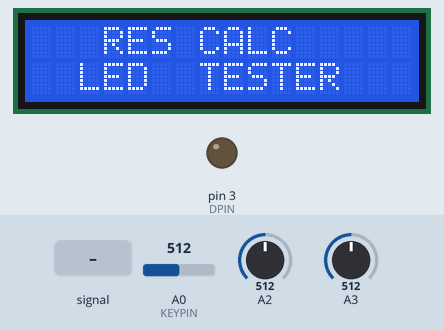
Simulated run of this sketch. Board: Arduino Uno, built with avr-gcc and run on an emulated ATmega328P. Parts: 16×2 character LCD, output pins drawn as LEDs (lit = HIGH). Inputs (shaded band) come from the test bench; at power-on: A3 = 512, A0 (KEYPIN) = 512, A2 = 512. What the sketch prints to the serial monitor is not drawn.

Above: at 1.9 s.
At 4.4 s:
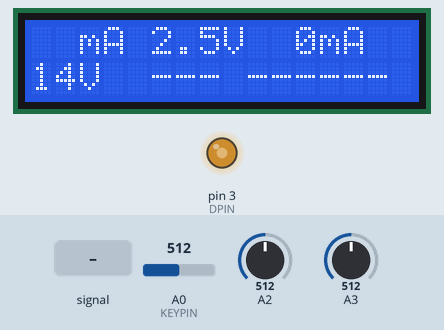
4.5 s: A2 fed a 200 Hz sine of ±81 counts around its level
At 6.14 s:
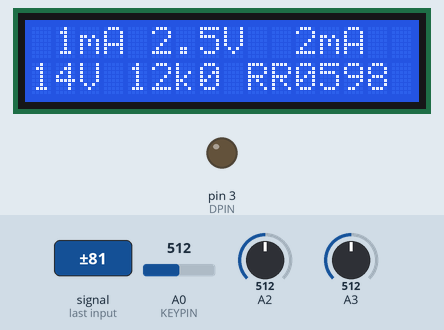
7.5 s: A3 set to 716
At 9.9 s:
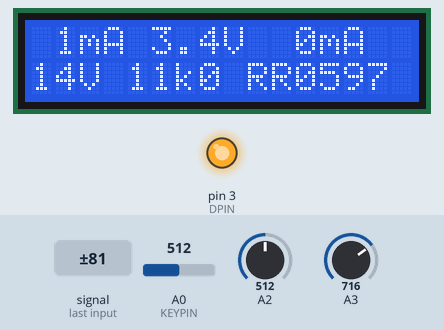
10.2 s: A0 (KEYPIN) set to 397
11.9 s: A0 (KEYPIN) set to 370
At 12.7 s:
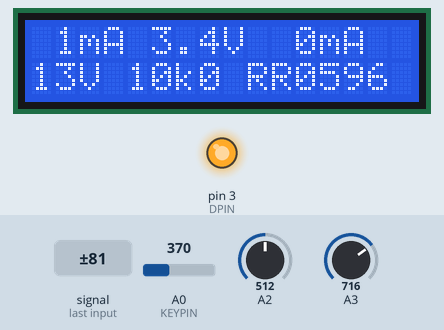
14.9 s: A2 set to 707
17.9 s: A2 set to 721
At 20.2 s:
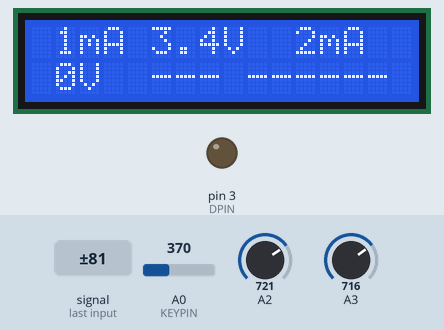
Timing chart, 0 to 20.8 s (numbered marks = the images above; inputs shaded):
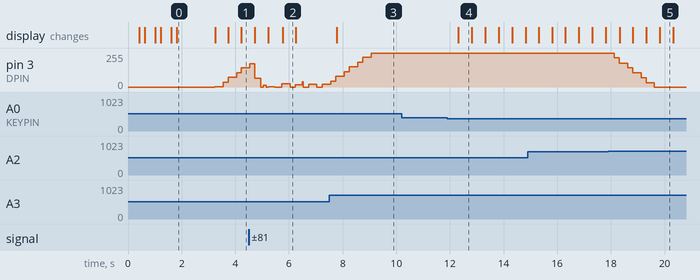

The sketch:

arduino-led-tester.ino
```cpp
/*
  Arduino LED Tester + Resistor Calculator
  =========================================
  DPIN--39R--+--10R---TESTLED---GND
             |      |         |
            470u    ATOP     ABOT
             |
            GND

  Measures LED characteristics by charging up the cap to deliver target current and find forward voltage.
  From target current, we can calculate R to be used with a design supply voltage and a matching part number.*/

#include <Wire.h>
#include <LiquidCrystal_I2C.h>

// ---- Timing intervals ----
#define LCDINT  500   // LCD update interval in ms
#define KEYINT  200   // Key check interval in ms

// ---- Button pin and constants ----
#define KEYPIN    A0
#define btnRIGHT  6
#define btnUP     5
#define btnDOWN   4
#define btnLEFT   3
#define btnSELECT 2
#define btnNONE   (-1)

// ---- Test interface pins ----
#define ATOP  A2    // Analog pin at top of sense resistor
#define ABOT  A3    // Analog pin at bottom of sense resistor (across LED)
#define DPIN  3     // PWM output pin for current driver
#define OSAMP 16    // Oversampling count for ADC averaging

// ---- LCD setup ----
LiquidCrystal_I2C lcd(0x27, 16, 2);  // I2C address 0x27, 16 cols, 2 rows

// ---- Global variables ----
long itest = 10;    // Target test current in mA
long vset  = 14000; // Target supply voltage in mV
long vled, vrr, irr, pset; // LED voltage, sense resistor voltage, current, power dissipation
long irf   = 0;     // Raw current reading before PWM correction

long lastlcd = 0;   // Timestamp of last LCD update
long lastkey = 0;   // Timestamp of last key check
int  lcdflash = 0;  // LCD flashing phase toggle

long pdes   = 0;    // Power desired (unused, kept for compatibility)
long rval   = 0;    // Calculated resistor value in ohms
long rindex = 0;    // Index of nearest E24 resistor in lookup table
int  pwmout = 0;    // PWM duty cycle output (0-255)
int  rvalid = 0;    // 1 = valid resistor found, 0 = not valid

// ---- E24 resistor lookup table (Jaycar 1/2W range, starts at RR0524 for 10R) ----
#define RCOUNT 121
long rvals[] = {
  10,11,12,13,15,16,18,20,22,24,27,30,33,36,39,43,47,51,56,62,68,75,82,91,
  100,110,120,130,150,160,180,200,220,240,270,300,330,360,390,430,470,510,560,620,680,750,820,910,
  1000,1100,1200,1300,1500,1600,1800,2000,2200,2400,2700,3000,3300,3600,3900,4300,4700,
  5100,5600,6200,6800,7500,8200,9100,
  10000,11000,12000,13000,15000,16000,18000,20000,22000,24000,27000,30000,33000,36000,39000,43000,47000,
  51000,56000,62000,68000,75000,82000,91000,
  100000,110000,120000,130000,150000,160000,180000,200000,220000,240000,270000,300000,330000,360000,
  390000,430000,470000,510000,560000,620000,680000,750000,820000,910000,1000000
};

// ============================================================
void setup() {
  Serial.begin(9600);

  Wire.begin();
  lcd.init();

  // ---- Serial startup diagnostics ----
  Serial.println("=== Arduino LED Tester + Resistor Calculator ===");
  Serial.println("Initializing...");

  Wire.beginTransmission(0x27);
  byte error = Wire.endTransmission();
  if(error == 0){
    Serial.println("[OK]   I2C LCD found at address 0x27");
  } else {
    Serial.println("[FAIL] I2C LCD not found at 0x27 - check wiring");
  }

  pinMode(DPIN, OUTPUT);
  Serial.println("[OK]   PWM output pin D3 ready");
  Serial.println("[OK]   Analog sense pins A2 (ATOP) and A3 (ABOT) ready");
  Serial.println("================================================");
  Serial.println("RAW=analog counts | MEAS=measured values | SET=user settings | CALC=calculated results");
  Serial.println("================================================");

  // ---- LCD welcome screen ----
  lcd.backlight();
  lcd.clear();
  lcd.setCursor(3, 0);        // Center on first line
  lcd.print("RES CALC");
  lcd.setCursor(2, 1);        // Center on second line
  lcd.print("LED  TESTER");

  // Blink backlight 3 times
  for(int i = 0; i < 3; i++){
    lcd.noBacklight();
    delay(200);
    lcd.backlight();
    delay(400);
  }
  delay(1000);  // Hold steady before clearing
  lcd.clear();
}

// ============================================================
void loop() {
  long atop, abot, arr;   // Raw analog sample values

  irf    = irr;           // Capture current before PWM correction
  rvalid = 0;             // Reset valid flag

  // ---- ADC oversampled readings ----
  atop = analogoversample(ATOP, OSAMP) / OSAMP;
  abot = analogoversample(ABOT, OSAMP) / OSAMP;
  arr  = atop - abot;     // Analog value across 10R sense resistor
  if(arr < 0){ arr = 0; } // Sanity check

  // ---- Measurements ----
  vled = abot * 5000 / 1023;  // Voltage across LED in mV
  vrr  = arr  * 5000 / 1023;  // Voltage across sense resistor in mV
  irr  = vrr  / 10;           // Current in mA (10R sense resistor)

  // ---- PWM control loop ----
  if(irr < itest){ pwmout++; if(pwmout > 255){ pwmout = 255; }}   // Ramp up if too low
  if(irr > itest){ pwmout--; if(pwmout < 0)  { pwmout = 0;   }}   // Ramp down if too high
  if(irr > 24)          { pwmout -= 5; if(pwmout < 0){ pwmout = 0; }} // Fast ramp down if way too high
  if(irr > itest * 3)   { pwmout -= 5; if(pwmout < 0){ pwmout = 0; }} // Fast ramp down if 3x target
  analogWrite(DPIN, pwmout);

  // ---- Resistor calculation ----
  rval = (vset - vled) / itest;  // Required resistance in ohms
  for(int i = 0; i < RCOUNT; i++){
    if(rvals[i] >= rval){
      rindex = i;
      rval   = rvals[rindex];
      i      = RCOUNT + 1;
      rvalid = 1;
    }
  }
  if(abs(irr - itest) > (itest / 5) + 1){ rvalid = 0; } // Not settled within 20%?
  if(vled > vset){ rvalid = 0; }                         // vled > vset means no valid resistor

  // ---- Power dissipation ----
  pset = 0;
  if(rvalid){ pset = itest * itest * rval; } // Result in microwatts (mA^2 * ohms)

  // ---- LCD + Serial update (every 500ms) ----
  if(millis() - lastlcd > LCDINT){
    lastlcd = millis();
    dolcd();
    lcdflash = 1 - lcdflash;

    // --- Serial Monitor Output ---
    Serial.print("PWM:"); Serial.print(pwmout);                              // PWM duty cycle (0-255)
    Serial.print(" | RAW: ATOP="); Serial.print(atop);                       // Raw ADC at top of sense resistor
    Serial.print(" ABOT="); Serial.print(abot);                              // Raw ADC at bottom of sense resistor
    Serial.print(" | MEAS: vled="); Serial.print(vled); Serial.print("mV");  // LED forward voltage in mV
    Serial.print(" vrr="); Serial.print(vrr); Serial.print("mV");            // Voltage across sense resistor in mV
    Serial.print(" irr="); Serial.print(irr); Serial.print("mA");            // Measured LED current in mA
    Serial.print(" irf="); Serial.print(irf); Serial.print("mA");            // Current before PWM correction
    Serial.print(" | SET: itest="); Serial.print(itest); Serial.print("mA"); // Target test current
    Serial.print(" vset="); Serial.print(vset); Serial.print("mV");          // Target supply voltage
    Serial.print(" | CALC: rval="); Serial.print(rval); Serial.print("R");   // Calculated resistor value
    Serial.print(" rindex="); Serial.print(rindex);                          // E24 lookup table index
    Serial.print(" rvalid="); Serial.println(rvalid);                        // 1=valid, 0=invalid
    // --- End Serial Output ---
  }

  // ---- Button check (every 200ms) ----
  if(millis() - lastkey > KEYINT){
    lastkey = millis();
    dobuttons();
  }

  delay(1);
} // end of loop

// ============================================================
void dolcd(){
  lcd.setCursor(0, 0); // First line

  // Target current (flashes when not valid)
  if(lcdflash || rvalid){
    if(itest > 9){ lcd.write(((itest / 10) % 10) + '0'); } else { lcd.write(' '); }
    lcd.write((itest % 10) + '0');
  } else {
    lcd.write(' '); lcd.write(' ');
  }
  lcd.write('m'); lcd.write('A'); lcd.write(' ');

  // LED forward voltage (0.0V to 9.9V)
  if(vled >= 1000){
    lcd.write(((vled / 1000) % 10) + '0');  // Units digit (e.g. '2' for 2100mV)
  } else {
    lcd.write('0');                          // Show 0 if less than 1V
  }
  lcd.write('.');
  lcd.write(((vled / 100) % 10) + '0');     // First decimal place (e.g. '1' for 2100mV)
  lcd.write('V'); lcd.write(' ');

  // Measured current
  if(irr > 9){ lcd.write(((irr / 10) % 10) + '0'); } else { lcd.write(' '); }
  lcd.write((irr % 10) + '0');
  lcd.write('m'); lcd.write('A'); lcd.write(' ');

  // Flash P if power > 0.5W
  if((pset > 499999) && (lcdflash)){ lcd.write('P'); } else { lcd.write(' '); }

  lcd.setCursor(0, 1); // Second line

  // Supply voltage
  if(vset > 9999){ lcd.write(((vset / 10000) % 10) + '0'); } else { lcd.write(' '); }
  lcd.write(((vset / 1000) % 10) + '0');
  lcd.write('V'); lcd.write(' ');

  // Resistor value and part number
  if(rvalid){
    lcdprintrval(rval);       // Resistor value (4 characters)
    lcd.write(' ');
    lcdprintpartno(rindex);   // Jaycar part number (6 characters)
    if(pset > 499999){ lcd.write('!'); } else { lcd.write(' '); } // ! if power > 0.5W
  } else {
    lcd.write(' ');
    lcd.write('-'); lcd.write('-'); lcd.write('-');
    lcd.write(' ');
    lcd.write('-'); lcd.write('-'); lcd.write('-');
    lcd.write('-'); lcd.write('-'); lcd.write('-');
    lcd.write(' ');
  }
}

// ============================================================
void lcdprintpartno(int index){
  // Jaycar part numbers start at RR0524 for 10R
  lcd.write('R'); lcd.write('R'); lcd.write('0');
  lcd.write((((index + 524) / 100) % 10) + '0');
  lcd.write((((index + 524) / 10)  % 10) + '0');
  lcd.write((((index + 524))       % 10) + '0');
}

// ============================================================
void lcdprintrval(long rval){
  // Prints resistor value in 10k0 format, always 4 characters
  long mult   = 1;
  long modval;
  if(rval > 999)   { mult = 1000;    }
  if(rval > 999999){ mult = 1000000; }
  modval = (10 * rval) / mult;

  if(modval > 999){        // nnnM format
    lcd.write(((modval / 1000) % 10) + '0');
    lcd.write(((modval / 100)  % 10) + '0');
    lcd.write(((modval / 10)   % 10) + '0');
    lcdprintmult(mult);
  } else if(modval > 99){  // nnMn format
    lcd.write(((modval / 100) % 10) + '0');
    lcd.write(((modval / 10)  % 10) + '0');
    lcdprintmult(mult);
    lcd.write((modval % 10) + '0');
  } else {                 // _nMn format
    lcd.write(' ');
    lcd.write(((modval / 10) % 10) + '0');
    lcdprintmult(mult);
    lcd.write((modval % 10) + '0');
  }
}

// ============================================================
void lcdprintmult(long mult){
  // Helper function to print resistor multiplier character
  switch(mult){
    case 1:       lcd.print('R'); break;
    case 1000:    lcd.print('k'); break;
    case 1000000: lcd.print('M'); break;
    default:      lcd.print('?'); break;
  }
}

// ============================================================
int read_LCD_buttons(){
  int adc_key_in = analogRead(KEYPIN);  // Read button value
  delay(5);                             // Debounce delay
  int k = (analogRead(KEYPIN) - adc_key_in);
  if(5 < abs(k))        return btnNONE; // Noise detected, ignore
  if(adc_key_in > 1000) return btnNONE;
  if(adc_key_in < 50)   return btnRIGHT;
  if(adc_key_in < 195)  return btnUP;
  if(adc_key_in < 380)  return btnDOWN;
  if(adc_key_in < 555)  return btnLEFT;
  if(adc_key_in < 790)  return btnSELECT;
  return btnNONE;
}

// ============================================================
void dobuttons(){
  int key = read_LCD_buttons();

  if(key == btnLEFT){
    itest--;
    if(itest < 1){ itest = 1; }
    Serial.print("[BTN] LEFT pressed  -> itest="); Serial.print(itest); Serial.println("mA");
  }
  if(key == btnRIGHT){
    itest++;
    if(itest > 20){ itest = 20; }
    Serial.print("[BTN] RIGHT pressed -> itest="); Serial.print(itest); Serial.println("mA");
  }
  if(key == btnUP){
    vset += 1000;
    if(vset > 99000){ vset = 99000; }
    Serial.print("[BTN] UP pressed    -> vset="); Serial.print(vset / 1000); Serial.println("V");
  }
  if(key == btnDOWN){
    vset -= 1000;
    if(vset < 0){ vset = 0; }
    Serial.print("[BTN] DOWN pressed  -> vset="); Serial.print(vset / 1000); Serial.println("V");
  }
}

// ============================================================
long analogoversample(int pin, int samples){
  // Read pin 'samples' times and return sum for averaging
  long n = 0;
  for(int i = 0; i < samples; i++){
    n = n + analogRead(pin);
  }
  return n;
}
```

Measured:
- the behaviour switches between 720 and 721 on A2 (found by bisection; images 4 and 5)
- after the input at 7.5 s, the display: changes after 0.28 s (image 3)
- after the input at 10.2 s, every drawn part: stays the same
- after the input at 11.9 s, the display: changes after 0.41 s (image 4)
- after the input at 17.9 s, pin 3 (DPIN): moves from 255/255 to 0/255 over 1.5 s, starting after 0.22 s; the display: first changes after 0.43 s (image 5 shows a later state)
- what the display in image 0 shows lasts 1.5 s, from 1.8 s to 3.3 s
- what the display in image 2 shows lasts 0.4 s, from 5.8 s to 6.2 s
